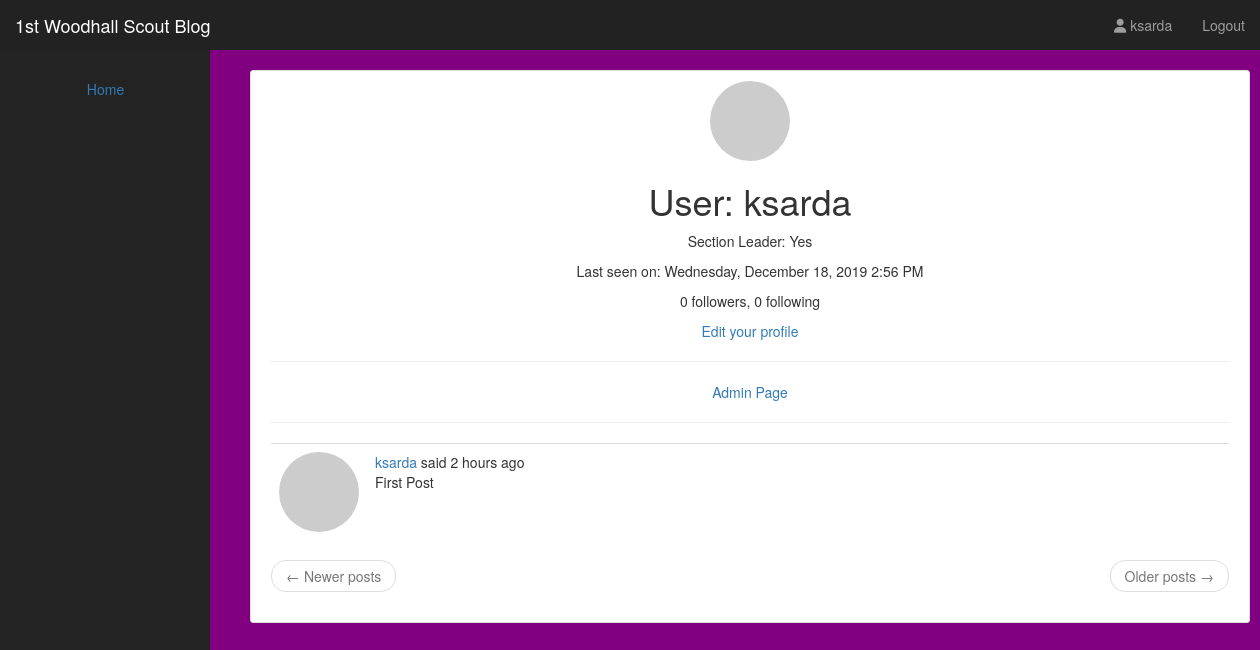
Before: /user/ksarda (signed in) with the older database file.
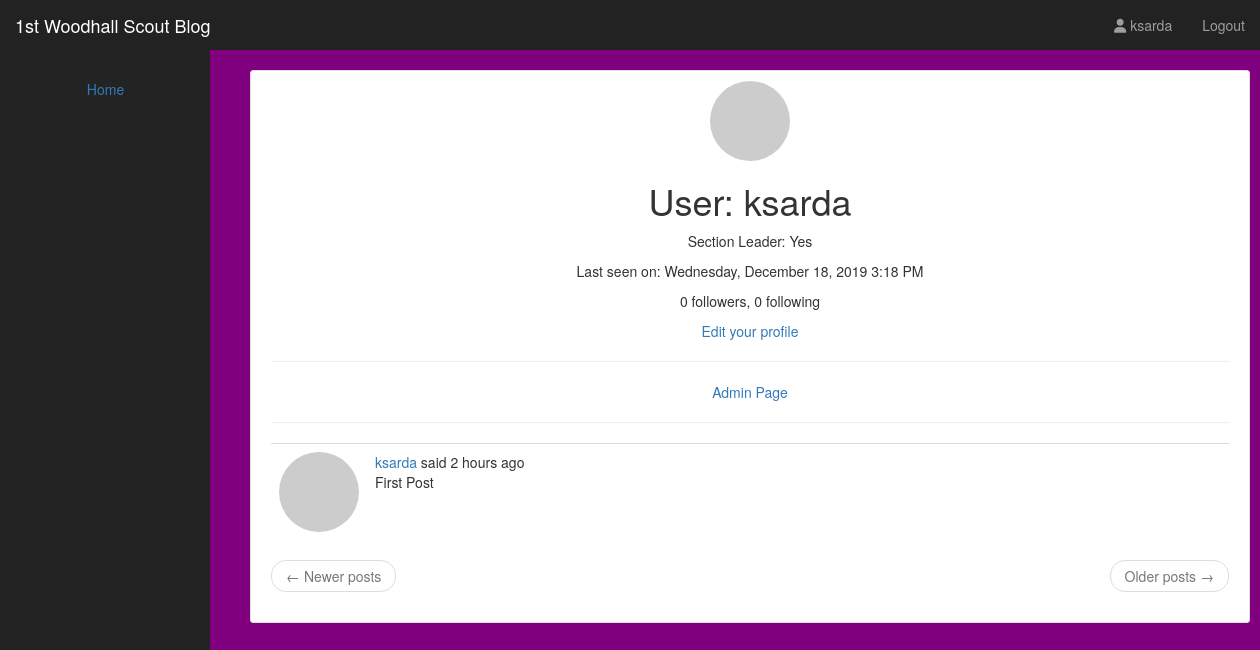
After: the same page with the newer database file.
### app/models.py (models this page shows, shortened)
class PaginatedAPIMixin(object):
    @staticmethod
    def to_collection_dict(query, page, per_page, endpoint, **kwargs):
        resources = query.paginate(page, per_page, False)
        data = {
            'items': [item.to_dict() for item in resources.items],
            '_meta': {
                'page': page,
                'per_page': per_page,
                'total_pages': resources.pages,
                'total_items': resources.total
            },
            '_links': {
                'self': url_for(endpoint, page=page, per_page=per_page,
                                **kwargs),
                'next': url_for(endpoint, page=page + 1, per_page=per_page,
                                **kwargs) if resources.has_next else None,
                'prev': url_for(endpoint, page=page - 1, per_page=per_page,
                                **kwargs) if resources.has_prev else None
            }
        }
        return data

class User(PaginatedAPIMixin, UserMixin, db.Model):
    id = db.Column(db.Integer, primary_key=True)
    username = db.Column(db.String(64), index=True, unique=True)
    email = db.Column(db.String(120), index=True, unique=True)
    password_hash = db.Column(db.String(128))
    posts = db.relationship('Post', backref='author', lazy='dynamic')
    about_me = db.Column(db.String(140))
    childs_section = db.Column(db.String(20), default='N/A')
    leader = db.Column(db.String(6), default='No')
    last_seen = db.Column(db.DateTime, default=datetime.utcnow)
    is_admin = db.Column(db.Boolean, default=False, nullable=False)
    followed = db.relationship(
        'User', secondary=followers,
        primaryjoin=(followers.c.follower_id == id),
        secondaryjoin=(followers.c.followed_id == id),
        backref=db.backref('followers', lazy='dynamic'), lazy='dynamic')
    messages_sent = db.relationship('Message',
                                    foreign_keys='Message.sender_id',
                                    backref='author', lazy='dynamic')
    messages_received = db.relationship('Message',
                                        foreign_keys='Message.recipient_id',
                                        backref='recipient', lazy='dynamic')
    last_message_read_time = db.Column(db.DateTime)
    notifications = db.relationship('Notification', backref='user',
                                    lazy='dynamic')
    token = db.Column(db.String(32), index=True, unique=True)
    token_expiration = db.Column(db.DateTime)
    def avatar(self, size):
        digest = md5(self.email.lower().encode('utf-8')).hexdigest()
        return 'https://www.gravatar.com/avatar/{}?d=identicon&s={}'.format(
            digest, size)

class Post(db.Model):
    id = db.Column(db.Integer, primary_key=True)
    body = db.Column(db.String(10000))
    timestamp = db.Column(db.DateTime, index=True, default=datetime.utcnow)
    user_id = db.Column(db.Integer, db.ForeignKey('user.id'))
    language = db.Column(db.String(10))

### app/main/routes.py (the view)
@bp.route('/user/<username>')
@login_required
def user(username):
    user = User.query.filter_by(username=username).first_or_404()
    page = request.args.get('page', 1, type=int)
    posts = user.posts.order_by(Post.timestamp.desc()).paginate(
        page, app.config['POSTS_PER_PAGE'], False)
    next_url = url_for('main.user', username=user.username,
                       leader=user.leader, section=user.childs_section, page=posts.next_num) if posts.has_next else None
    prev_url = url_for('main.user', username=user.username,
                       leader=user.leader, section=user.childs_section, page=posts.prev_num) if posts.has_prev else None
    return render_template('account.html', title=_('Account'), user=user, posts=posts.items,
                           next_url=next_url, prev_url=prev_url)

### app/main/routes.py (called while the page is built)
@bp.before_app_request
def before_request():
    if current_user.is_authenticated:
        current_user.last_seen = datetime.utcnow()
        db.session.commit()
    g.locale = str(get_locale())

### app/models.py (called while the page is built)
@login.user_loader
def load_user(id):
    return User.query.get(int(id))

### app/templates/account.html (shortened to what this page needs)
{% import 'bootstrap/wtf.html' as wtf %}
{% include 'header.html' %}
{% block content %}
<body>
    {% include 'nav.html' %}
    <center>
      {% include 'sidebar.html' %}
      <div class="content-section">
        <div class="media">
          <div class="media-body">
            <img class="rounded mx-auto d-block" src="{{ user.avatar(128) }}" style="border-radius: 50%;">
            <h1>{{ _('User') }}: {{ user.username }}</h1>
            {% if user.leader == current_user.leader %}
            <p>Section Leader: Yes</p>
            {% endif %}
            {% if user.last_seen %}
            <p>{{ _('Last seen on') }}: {{ moment(user.last_seen).format('LLLL') }}</p>
            {% endif %}
            <p>{{ _('%(count)d followers', count=user.followers.count()) }}, {{ _('%(count)d following', count=user.followed.count()) }}</p>
            {% if user == current_user %}
            <p><a href="{{ url_for('main.edit_profile') }}">{{ _('Edit your profile') }}</a></p>
            {% elif not current_user.is_following(user) %}
            <p><a href="{{ url_for('main.follow', username=user.username) }}">{{ _('Follow') }}</a></p>
            {% else %}
            <p><a href="{{ url_for('main.unfollow', username=user.username) }}">{{ _('Unfollow') }}</a></p>
            {% endif %}
            {% if current_user.is_admin %}
            <hr>
            <p><a href="/admin">Admin Page</a></p>
            {% endif %}
            <hr>
            {% for post in posts %}
                {% include '_post.html' %}
            {% endfor %}
            <nav aria-label="...">
                <ul class="pager">
                    <li class="previous{% if not prev_url %} disabled{% endif %}">
                        <a href="{{ prev_url or '#' }}">
                            <span aria-hidden="true">&larr;</span> {{ _('Newer posts') }}
                        </a>
                    </li>
                    <li class="next{% if not next_url %} disabled{% endif %}">
                        <a href="{{ next_url or '#' }}">
                            {{ _('Older posts') }} <span aria-hidden="true">&rarr;</span>
                        </a>
                    </li>
                </ul>
            </nav>
          </div>
        </div>
      </div>
    </center>
{% include 'footer.html' %}
</body>
{% endblock %}

### app/templates/header.html (shortened to what this page needs)
<!DOCTYPE html>
<html lang="en">
  <head>
    <link rel="stylesheet" href="https://maxcdn.bootstrapcdn.com/bootstrap/3.3.7/css/bootstrap.min.css">
    <link href="{{ url_for('static', filename = 'css/main.css') }}" rel="stylesheet">
    <link href="{{ url_for('static', filename = 'css/custom.css') }}" rel="stylesheet">
    <link href="{{ url_for('static', filename = 'css/login.css') }}" rel="stylesheet">
  </head>

### app/templates/nav.html (shortened to what this page needs)
<nav class="navbar navbar-inverse navbar-fixed-top">
  <div class="container-fluid">
    <div class="navbar-header">
      <a class="navbar-brand" href="{{ url_for('main.index') }}">1st Woodhall Scout Blog</a>
    </div>
    <div id="navbar" class="navbar-collapse collapse">
      {% if current_user.is_anonymous %}
      {% else %}
      <ul class="nav navbar-nav navbar-right">
        <li><a href="{{ url_for('main.user', username=current_user.username) }}">
                                    <span class="fas fa-user"></span> {{ current_user.username }}</a></li>
        <li><a href="{{ url_for('auth.logout') }}">Logout</a></li>
     </ul>
      {% endif %}
    </div>
  </div>
</nav>

### app/templates/links.html
<li {%- if request.path == "/home" %} class="active"{% endif %}><a href="{{ url_for('main.index') }}">Home </a></li>

### app/templates/sidebar.html
<div class="col-m-3 col-md-2 sidebar">
  <ul class="nav nav-sidebar">
    {% include 'links.html' %}
  </ul>
</div>

### app/templates/_post.html (shortened to what this page needs)
<table class="table table-hover">
    <tr>
        <td width="70px">
            <a href="{{ url_for('main.user', username=post.author.username) }}">
                <img src="{{ post.author.avatar(80) }}" style="border-radius: 50%;"/>
            </a>
        </td>
        <td>
            {{ _('%(username)s said %(when)s',
                username=user_link, when=moment(post.timestamp).fromNow()) }}
            <br>
            <span id="post{{ post.id }}">{{ post.body }}</span>
        </td>
    </tr>
</table>

### app/templates/footer.html (shortened to what this page needs)
    <link href="https://maxcdn.bootstrapcdn.com/font-awesome/4.7.0/css/font-awesome.min.css" rel="stylesheet">
  </body>
{% block scripts %}
</html>
{% endblock %}

### app/static/css/main.css (style rules this page uses)
body { padding-top: 50px; background: purple; }
.content-section { background: white; padding: 10px 20px; border: 1px solid #dddddd; border-radius: 3px; margin-left: 250px; margin-right: 30px; margin-top: 20px; margin-bottom: 20px; width: 1000px; }
.navbar-fixed-top { border: 0; }
.sidebar { display: none; }
@media (min-width: 768px) { .sidebar { position: fixed; top: 49px; bottom: 0; left: 0; z-index: 1000; display: block; padding: 20px; overflow-x: hidden; overflow-y: auto; background-color: #242323; } }
.nav-sidebar { margin-right: -21px; margin-bottom: 20px; margin-left: -20px; }
.nav-sidebar > li > a { padding-right: 20px; padding-left: 20px; }

Changed rows visible on the page:
changed User "ksarda": last_seen "Wednesday, December 18, 2019 2:56 PM" → "Wednesday, December 18, 2019 3:18 PM"
